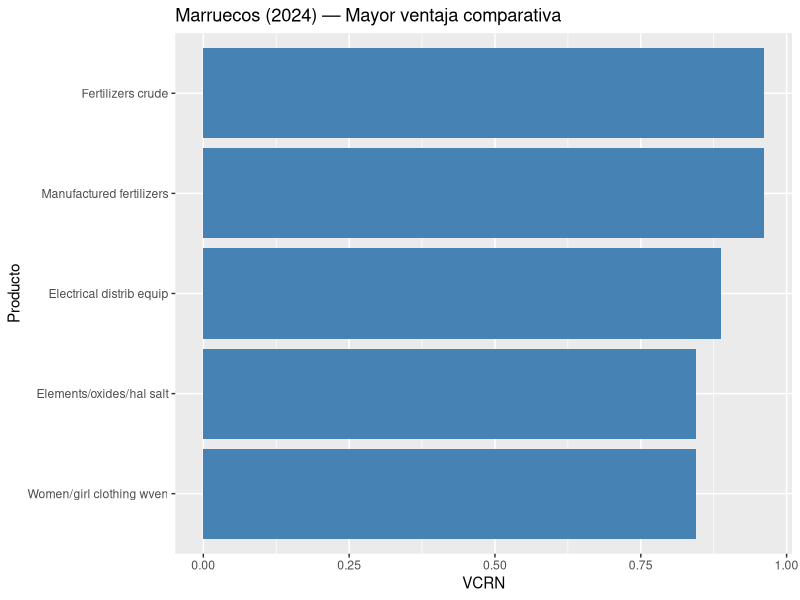
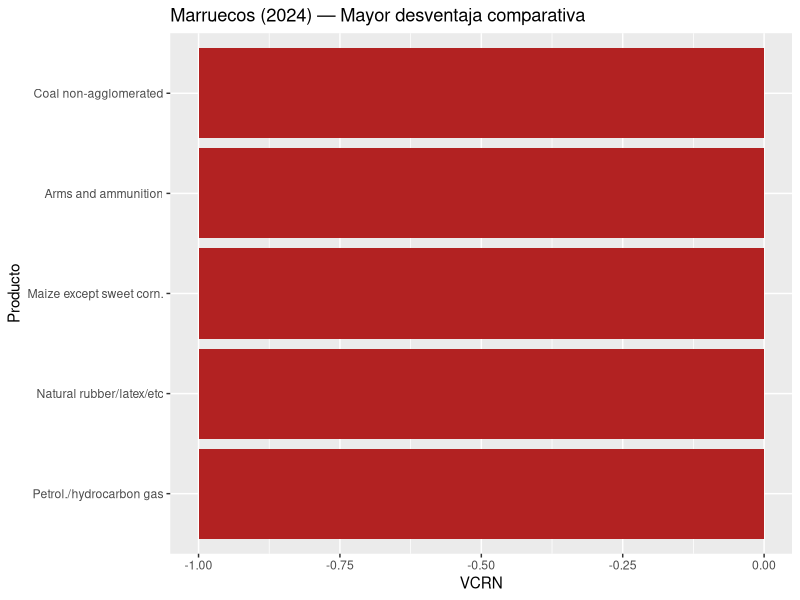
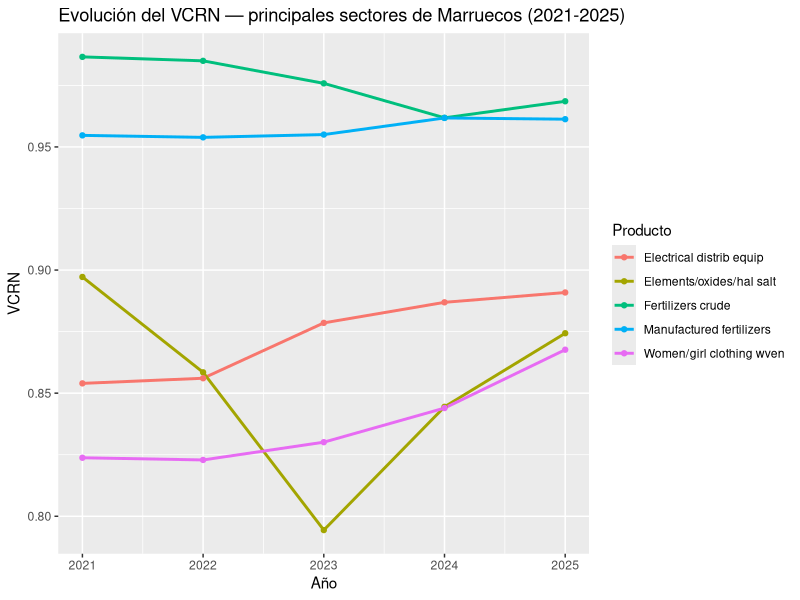
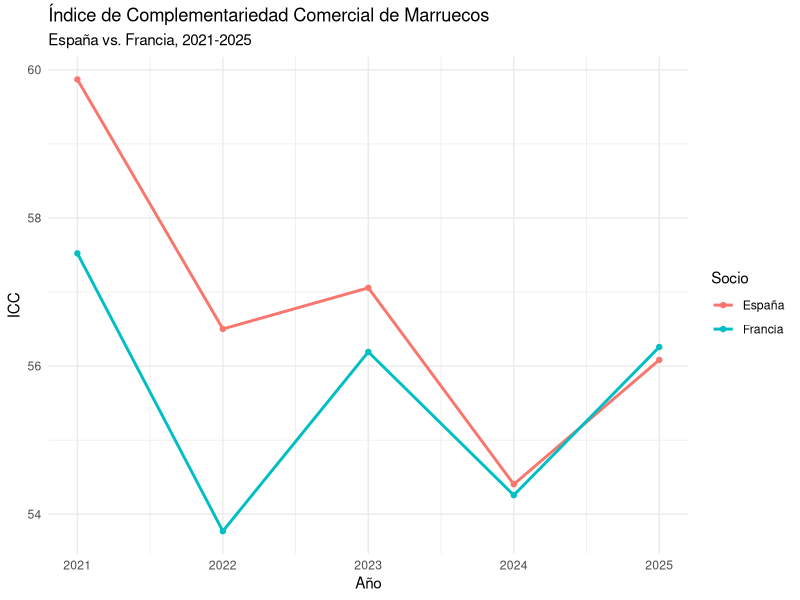
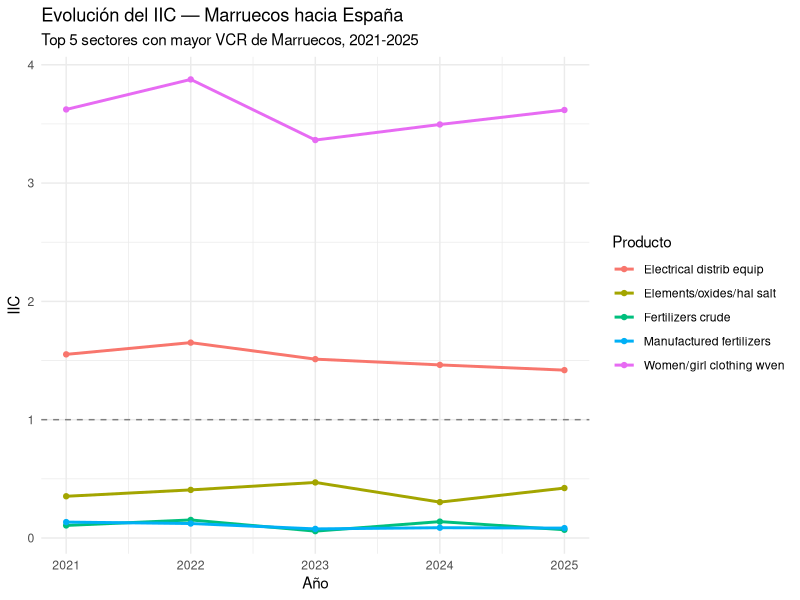
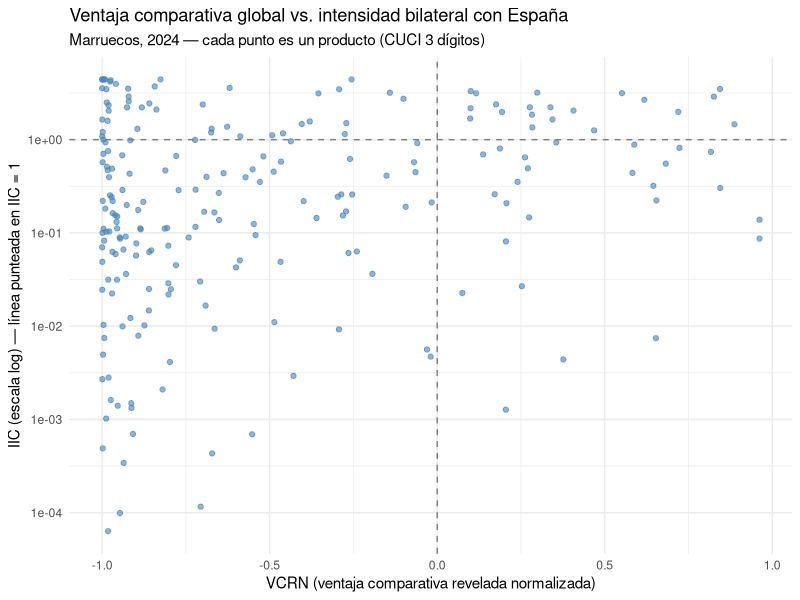
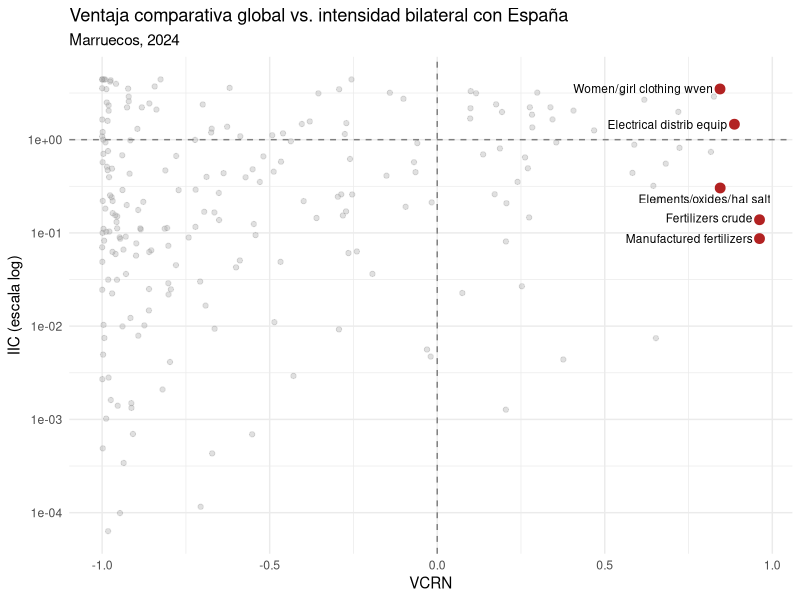
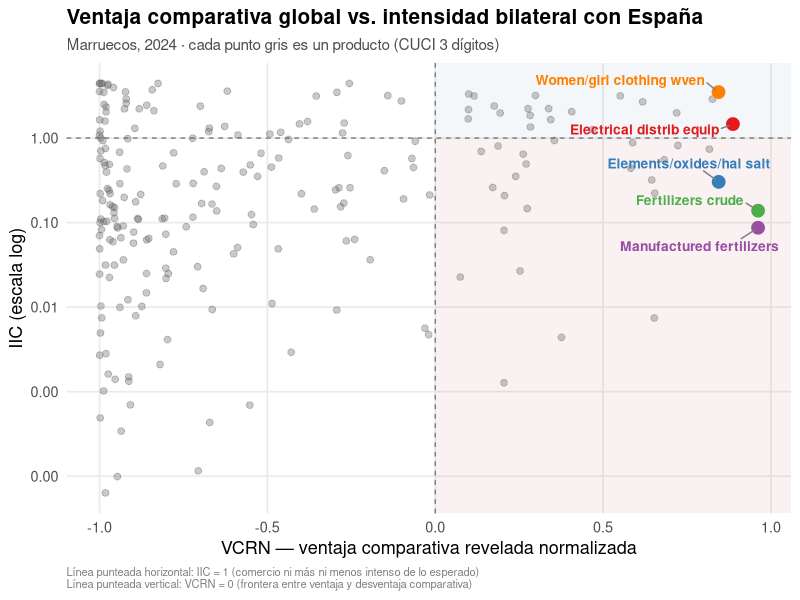

These figures' R source, in order:
install.packages("tidyverse")
install.packages("haven")
install.packages("ggrepel")

library(tidyverse)
library(haven)
library(dplyr)
library(ggrepel) 

getwd()
setwd("/cloud/project/bases de datos")
comtrade <- read_dta("MAR_ESP_FRA_WLD_full.dta")

names(comtrade) <- tolower(names(comtrade))

#-----------------------------------------------------------------------------#
# Limpieza de Bases: Uso dos bases, una con MAR como reporter y FRA, SPN y WLD
# como partners, y otra con WLD como reporter y partner. Después las uno con 
# left_join y armo el VCR.
#-----------------------------------------------------------------------------#

# Primero para la parte de MAR -> FRA, SPN, WLD:

comtrade <- comtrade %>%
  mutate(
    cuci      = as.character(as_factor(productcode)),
    cuci_desc = as.character(as_factor(productdescription)),
    r         = as.character(as_factor(reporteriso3)),
    p         = as.character(as_factor(partneriso3)),
    flow      = as.character(as_factor(tradeflowname))
  ) %>%
  rename(value = tradevaluein1000usd) %>%
  select(r, p, flow, cuci, cuci_desc, value, year)

comtrade_2 <- comtrade |>
  mutate(value = value / 1000)

comtrade_exp <- comtrade_2 |>
  filter(flow == "Export")

comtrade_exp <- comtrade_exp |>
  group_by(year, r, p) |>
  mutate(total_expo = sum(value, na.rm = TRUE)) |>
  ungroup()

comtrade_exp <- comtrade_exp |>
  mutate(share = value / total_expo)

df_share <- comtrade_exp |>
  select(year, r, p, cuci, cuci_desc, share)

vcr_aux_mar <- df_share |>
  filter(r == "MAR", p == "WLD") |>
  rename(share_mar = share)

# Ahora para la parte de WLD -> WLD:

comtrade_wld <- read_dta("WLD_WLD.dta")

names(comtrade_wld) <- tolower(names(comtrade_wld))

comtrade_wld <- comtrade_wld %>%
  mutate(
    cuci = as.character(as_factor(productcode)),
    r    = as.character(as_factor(reporteriso3)),
    p    = as.character(as_factor(partneriso3)),
    flow = as.character(as_factor(tradeflowname))
  ) %>%
  rename(value = tradevaluein1000usd) %>%
  select(r, p, flow, cuci, value, year)

wld_exp <- comtrade_wld |>
  filter(flow == "Export", r == "All", p == "All") |>
  group_by(year) |>
  mutate(total_wld = sum(value, na.rm = TRUE)) |>
  ungroup() |>
  mutate(share_wld = value / total_wld) |>
  select(year, cuci, share_wld)

#-----------------------------------------------------------------------------#
# Y ahora sí construyo el VCR:
#-----------------------------------------------------------------------------#

vcr_mar <- vcr_aux_mar |>
  select(year, cuci, cuci_desc, share_mar) |>
  left_join(wld_exp, by = c("year", "cuci")) |>
  mutate(
    vcr  = share_mar / share_wld,
    vcrn = (vcr - 1) / (vcr + 1)
  ) |>
  arrange(desc(vcr))

sum(is.na(vcr_mar$share_wld)) # chequeo que no quede ningún NA suelto

top5_mar <- vcr_mar |>
  filter(year == 2025) |>
  slice_max(vcrn, n = 5)

# Analisis de los resultados del VCR

vcr_mar |> 
  group_by(year) |> 
  summarise(n = n(), na_share_wld = sum(is.na(share_wld)))

# Top 5 sectores con mayor ventaja comparativa (VCRN más alto)
top5_ventaja <- vcr_mar |>
  filter(year == 2024) |>
  slice_max(vcrn, n = 5)


# Top 5 sectores con mayor desventaja comparativa (VCRN más bajo)
top5_desventaja <- vcr_mar |>
  filter(year == 2024) |>
  slice_min(vcrn, n = 5)


# Me parecen medio una poronga estos gráficos, pero bueno, hay que verlo

ggplot(data = top5_ventaja) +
  geom_col(aes(x = reorder(cuci_desc, vcrn), y = vcrn), fill = "steelblue") +
  coord_flip() +
  labs(title = "Marruecos (2024) — Mayor ventaja comparativa",
       x = "Producto",
       y = "VCRN")

ggplot(data = top5_desventaja) +
  geom_col(aes(x = reorder(cuci_desc, vcrn), y = vcrn), fill = "firebrick") +
  coord_flip() +
  labs(title = "Marruecos (2024) — Mayor desventaja comparativa",
       x = "Producto",
       y = "VCRN")


# Grafico de evolución de los sectores top

top_sectores <- top5_ventaja$cuci  

vcr_mar |>
  filter(cuci %in% top_sectores) |>
  ggplot(aes(x = year, y = vcrn, color = cuci_desc)) +
  geom_line(linewidth = 1) +
  geom_point() +
  labs(title = "Evolución del VCRN — principales sectores de Marruecos (2021-2025)",
       x = "Año", y = "VCRN", color = "Producto")

#-----------------------------------------------------------------------------#
# Siguiente indicador: IIC (Intensidad Comercial)
#-----------------------------------------------------------------------------#


# Elegimos el socio y el sector a analizar
socio_1 <- "ESP"
sector <- "562"  # Manufactured fertilizers
anio   <- 2024

socio_2 <- "FRA"

# X^{i,j}_k: exportaciones de Marruecos a ESPAÑA en el sector k
xijk_esp <- comtrade_exp |>
  filter(r == "MAR", p == socio_1, cuci == sector, year == anio) |>
  pull(value)

# X^{i,j}_k: exportaciones de Marruecos a FRANCIA en el sector k
xijk_fra <- comtrade_exp |>
  filter(r == "MAR", p == socio_2, cuci == sector, year == anio) |>
  pull(value)

# X^i_k: exportaciones totales de Marruecos al mundo en el sector k
xik <- comtrade_exp |>
  filter(r == "MAR", p == "WLD", cuci == sector, year == anio) |>
  pull(value)

# X^{i,j}: exportaciones totales de Marruecos a España (todos los productos)
xij_esp <- comtrade_exp |>
  filter(r == "MAR", p == socio_1, year == anio) |>
  distinct(total_expo) |>
  pull(total_expo)

# X^{i,j}: exportaciones totales de Marruecos a FRANCIA (todos los productos)
xij_fra <- comtrade_exp |>
  filter(r == "MAR", p == socio_2, year == anio) |>
  distinct(total_expo) |>
  pull(total_expo)

# X^i: exportaciones totales de Marruecos al mundo (todos los productos)
xi <- comtrade_exp |>
  filter(r == "MAR", p == "WLD", year == anio) |>
  distinct(total_expo) |>
  pull(total_expo)

iic_mar_esp <- (xijk_esp / xik) / (xij_esp / xi)
iic_mar_esp <- as.numeric(iic_mar_esp)
iic_mar_esp

iic_mar_fra <- (xijk_fra / xik) / (xij_fra / xi)
iic_mar_fra <- as.numeric(iic_mar_fra)
iic_mar_fra


# EN FORMA DE TABLA: 

# PRIMERO ESPAÑA

sectores_top5 <- top5_ventaja$cuci

mar_esp <- comtrade_exp |>
  filter(r == "MAR", p == socio_1, year == anio, cuci %in% sectores_top5) |>
  select(cuci, cuci_desc, xijk = value, xij = total_expo)

mar_wld <- comtrade_exp |>
  filter(r == "MAR", p == "WLD", year == anio, cuci %in% sectores_top5) |>
  select(cuci, xik = value, xi = total_expo)

iic_top5 <- mar_esp |>
  left_join(mar_wld, by = "cuci") |>
  mutate(iic = as.numeric((xijk / xik) / (xij / xi))) |>
  select(cuci, cuci_desc, iic) |>
  arrange(desc(iic))

# SEGUNDO FRANCIA :P

# mar_fra <- comtrade_exp |>
#   filter(r == "MAR", p == socio_1, year == anio, cuci %in% sectores_top5) |>
#   select(cuci, cuci_desc, xijk = value, xij = total_expo)
# 
# mar_wld <- comtrade_exp |>
#   filter(r == "MAR", p == "WLD", year == anio, cuci %in% sectores_top5) |>
#   select(cuci, xik = value, xi = total_expo)
# 
# iic_top5 <- mar_fra |>
#   left_join(mar_wld, by = "cuci") |>
#   mutate(iic = as.numeric((xijk / xik) / (xij / xi))) |>
#   select(cuci, cuci_desc, iic) |>
#   arrange(desc(iic))

#-----------------------------------------------------------------------------#
# Siguiente indicador: ICC (Compatibilidad/Complementariedad Comercial)
#-----------------------------------------------------------------------------#

#ICC AGREGADO

calcular_icc <- function(socio, anio) {
  
  # m_k^i: participación del bien k en las IMPORTACIONES totales de Marruecos
  m_mar <- comtrade |>
    filter(r == "MAR", p == "WLD", flow == "Import", year == anio) |>
    mutate(m = value / sum(value, na.rm = TRUE)) |>
    select(cuci, cuci_desc, m)
  
  # x_k^j: participación del bien k en las EXPORTACIONES totales del socio al mundo
  x_socio <- comtrade |>
    filter(r == socio, p == "WLD", flow == "Export", year == anio) |>
    mutate(x = value / sum(value, na.rm = TRUE)) |>
    select(cuci, x)
  
  # Full join: un producto ausente de un lado cuenta como share = 0, no se descarta
  tabla <- full_join(m_mar, x_socio, by = "cuci") |>
    mutate(
      m = replace_na(m, 0),
      x = replace_na(x, 0),
      dif_abs = abs(m - x)
    )
  
  icc <- 100 * (1 - sum(tabla$dif_abs, na.rm = TRUE) / 2)
  
  list(icc = icc, detalle = tabla)
}

# Uso:
icc_esp_mar <- calcular_icc("ESP", 2024)
icc_esp_mar$icc

# 1) La suma de shares de cada lado debería dar 1 (o muy cerca, por redondeo)
sum(icc_esp_mar$detalle$m, na.rm = TRUE)
sum(icc_esp_mar$detalle$x, na.rm = TRUE)


# 2) El ICC teóricamente está acotado entre 0 y 100
icc_esp_mar$icc

resultado_fra <- calcular_icc("FRA", 2024)
resultado_fra$icc

icc_evolucion <- map_dfr(2021:2025, function(a) {
  tibble(
    year = a,
    icc_esp = calcular_icc("ESP", a)$icc,
    icc_fra = calcular_icc("FRA", a)$icc
  )
})

# ICC POR PRODUCTO

calcular_icc_producto <- function(socio, anio) {
  
  m_mar <- comtrade |>
    filter(r == "MAR", p == "WLD", flow == "Import", year == anio) |>
    mutate(m = value / sum(value, na.rm = TRUE)) |>
    select(cuci, cuci_desc, m)
  
  x_socio <- comtrade |>
    filter(r == socio, p == "WLD", flow == "Export", year == anio) |>
    mutate(x = value / sum(value, na.rm = TRUE)) |>
    select(cuci, cuci_desc_x = cuci_desc, x)  #
  
  full_join(m_mar, x_socio, by = "cuci") |>
    mutate(
      cuci_desc = coalesce(cuci_desc, cuci_desc_x),  
      m = replace_na(m, 0),
      x = replace_na(x, 0),
      icc_k = 100 * (1 - abs(m - x) / 2)
    ) |>
    select(cuci, cuci_desc, m, x, icc_k) |>
    arrange(desc(icc_k))
}

icc_prod_esp <- calcular_icc_producto("ESP", 2024)
view(icc_prod_esp)
icc_prod_fra <- calcular_icc_producto("FRA", 2024)
view(icc_prod_fra)


# Top 10 de mejor matching con cada socio
icc_prod_esp |> slice_max(icc_k, n = 10) |> select(cuci, cuci_desc, icc_k)
icc_prod_fra |> slice_max(icc_k, n = 10) |> select(cuci, cuci_desc, icc_k)


icc_prod_esp |> 
  filter(m > 0.001, x > 0.001) |>
  arrange(desc(icc_k)) |>
  head(10)

icc_prod_fra |> 
  filter(m > 0.001, x > 0.001) |>
  arrange(desc(icc_k)) |>
  head(10)


#------------------------------------------------------------------------#
# GRAFICOS

# evoluciónm agregada del icc

icc_evolucion |>
  pivot_longer(cols = c(icc_esp, icc_fra), names_to = "socio", values_to = "icc") |>
  mutate(socio = recode(socio, icc_esp = "España", icc_fra = "Francia")) |>
  ggplot(aes(x = year, y = icc, color = socio)) +
  geom_line(linewidth = 1) +
  geom_point() +
  labs(title = "Índice de Complementariedad Comercial de Marruecos",
       subtitle = "España vs. Francia, 2021-2025",
       x = "Año", y = "ICC", color = "Socio") +
  theme_minimal()

# evolución del iic para los mismos 5 sectores top con España

calcular_iic_multi <- function(socio, sectores, anio) {
  mar_soc <- comtrade_exp |>
    filter(r == "MAR", p == socio, year == anio, cuci %in% sectores) |>
    select(cuci, cuci_desc, xijk = value, xij = total_expo)
  
  mar_wld <- comtrade_exp |>
    filter(r == "MAR", p == "WLD", year == anio, cuci %in% sectores) |>
    select(cuci, xik = value, xi = total_expo)
  
  mar_soc |>
    left_join(mar_wld, by = "cuci") |>
    mutate(iic = as.numeric((xijk / xik) / (xij / xi)), year = anio) |>
    select(year, cuci, cuci_desc, iic)
}

iic_evolucion <- map_dfr(2021:2025, ~calcular_iic_multi("ESP", sectores_top5, .x))

ggplot(iic_evolucion, aes(x = year, y = iic, color = cuci_desc)) +
  geom_line(linewidth = 1) +
  geom_point() +
  geom_hline(yintercept = 1, linetype = "dashed", color = "gray50") +
  labs(title = "Evolución del IIC — Marruecos hacia España",
       subtitle = "Top 5 sectores con mayor VCR de Marruecos, 2021-2025",
       x = "Año", y = "IIC", color = "Producto") +
  theme_minimal()


# cruce VCRN con IIC
cruce_vcr_iic <- vcr_mar |>
  filter(year == 2024) |>
  select(cuci, cuci_desc, vcrn) |>
  inner_join(
    calcular_iic_multi("ESP", unique(vcr_mar$cuci), 2024) |> select(cuci, iic),
    by = "cuci"
  ) |>
  filter(!is.na(iic), is.finite(iic))

ggplot(cruce_vcr_iic, aes(x = vcrn, y = iic)) +
  geom_point(alpha = 0.6, color = "steelblue") +
  geom_hline(yintercept = 1, linetype = "dashed", color = "gray50") +
  geom_vline(xintercept = 0, linetype = "dashed", color = "gray50") +
  scale_y_log10() +  # el IIC suele tener rango muy amplio, el log ayuda a leerlo
  labs(title = "Ventaja comparativa global vs. intensidad bilateral con España",
       subtitle = "Marruecos, 2024 — cada punto es un producto (CUCI 3 dígitos)",
       x = "VCRN (ventaja comparativa revelada normalizada)",
       y = "IIC (escala log) — línea punteada en IIC = 1") +
  theme_minimal()

# solo puntos extremos

destacados <- cruce_vcr_iic |>
  filter(cuci %in% c("562", "272", "842", "773", "522"))

ggplot(cruce_vcr_iic, aes(x = vcrn, y = iic)) +
  geom_point(alpha = 0.3, color = "gray60") +
  geom_point(data = destacados, color = "firebrick", size = 3) +
  geom_text_repel(data = destacados, aes(label = cuci_desc), size = 3) +
  geom_hline(yintercept = 1, linetype = "dashed", color = "gray50") +
  geom_vline(xintercept = 0, linetype = "dashed", color = "gray50") +
  scale_y_log10() +
  labs(title = "Ventaja comparativa global vs. intensidad bilateral con España",
       subtitle = "Marruecos, 2024",
       x = "VCRN", y = "IIC (escala log)") +
  theme_minimal()


# mismo grafico, intento 2

cruce_vcr_iic_filtrado <- cruce_vcr_iic |>
  filter(iic > 0, is.finite(iic))

#--------------------------------------------------------------#

ggplot(cruce_vcr_iic_filtrado, aes(x = vcrn, y = iic)) +
  annotate("rect", xmin = 0, xmax = Inf, ymin = 1, ymax = Inf,
           fill = "steelblue", alpha = 0.06) +
  annotate("rect", xmin = 0, xmax = Inf, ymin = 0, ymax = 1,
           fill = "firebrick", alpha = 0.06) +
  geom_point(alpha = 0.35, color = "gray40", size = 2) +
  geom_point(data = destacados, aes(color = cuci_desc), size = 4) +
  geom_text_repel(
    data = destacados, aes(label = cuci_desc, color = cuci_desc),
    size = 3.5, fontface = "bold", show.legend = FALSE,
    box.padding = 0.6, point.padding = 0.3,
    segment.color = "gray50", min.segment.length = 0
  ) +
  geom_hline(yintercept = 1, linetype = "dashed", color = "gray40", linewidth = 0.4) +
  geom_vline(xintercept = 0, linetype = "dashed", color = "gray40", linewidth = 0.4) +
  scale_y_log10(labels = scales::label_number(accuracy = 0.01)) +
  scale_color_brewer(palette = "Set1") +
  labs(
    title = "Ventaja comparativa global vs. intensidad bilateral con España",
    subtitle = "Marruecos, 2024 · cada punto gris es un producto (CUCI 3 dígitos)",
    x = "VCRN — ventaja comparativa revelada normalizada",
    y = "IIC (escala log)",
    caption = "Línea punteada horizontal: IIC = 1 (comercio ni más ni menos intenso de lo esperado)\nLínea punteada vertical: VCRN = 0 (frontera entre ventaja y desventaja comparativa)"
  ) +
  theme_minimal(base_size = 13) +
  theme(
    legend.position = "none",
    plot.title = element_text(face = "bold", size = 15),
    plot.subtitle = element_text(color = "gray30", size = 11),
    plot.caption = element_text(color = "gray50", size = 8, hjust = 0),
    panel.grid.minor = element_blank(),
    panel.grid.major = element_line(color = "gray92")
  )



ultimo_grafico <- last_plot()

ggsave(
  filename = "vcr_vs_iic_espana.png",
  plot = ultimo_grafico,
  width = 10, height = 6.5,
  dpi = 300,          
  bg = "white"          
)
